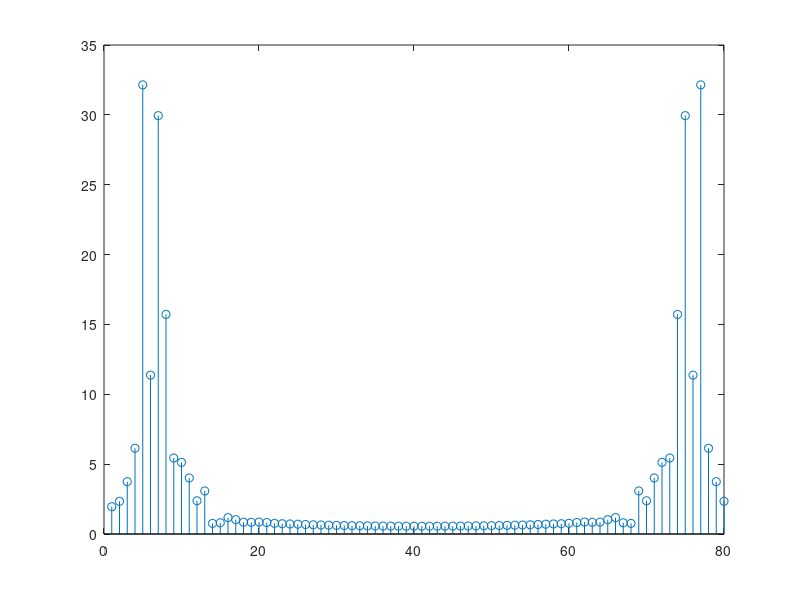

This figure's MATLAB source:
1;

fid = load("pb100.txt");
fid = fid';

fm = 1000;
Tm = 1/fm;
t =0:Tm:1-Tm;


f1 = 50;
f2 = 80;
f3 = 140;
f4 = 130;
f5 = 150;
f = 0; % fase

S1 = sin(2*pi*f1*t + f);
S2 = sin(2*pi*f2*t + f);
S3 = sin(2*pi*f3*t + f);
S4 = sin(2*pi*f4*t + f);
S5 = sin(2*pi*f5*t + f);

x = S1 + S2 + S3 + S4 + S5;

%% CONVOLUCIONAMOS
sf = conv(x,fid);
X = fft(x);
SF = fft(sf(1:length(x)));

%% DECONVOLUCIONAMOS
[x1 r] = deconv(sf(1:80),fid(1:64));
stem(abs(fft(r)));



	